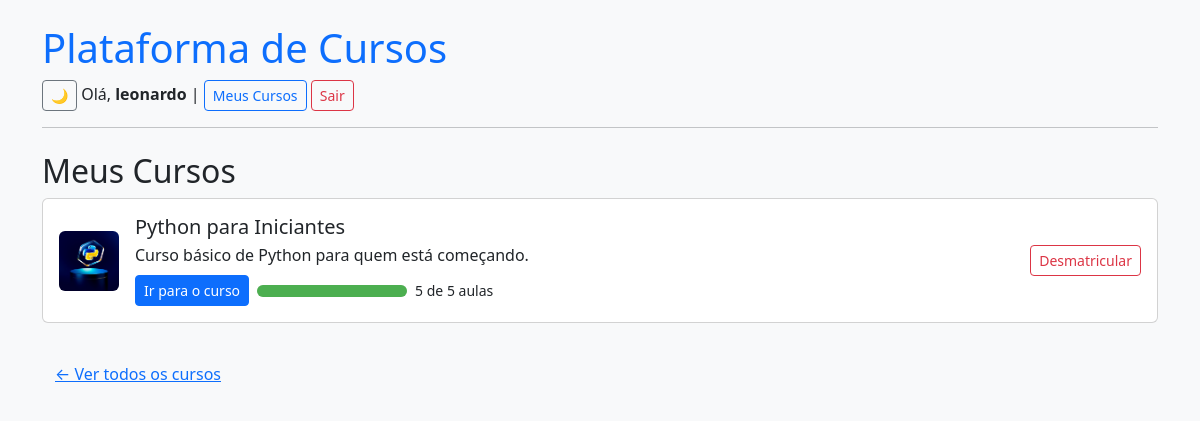
Page /usuarios/meus-cursos/ (signed in) on the earlier database version.
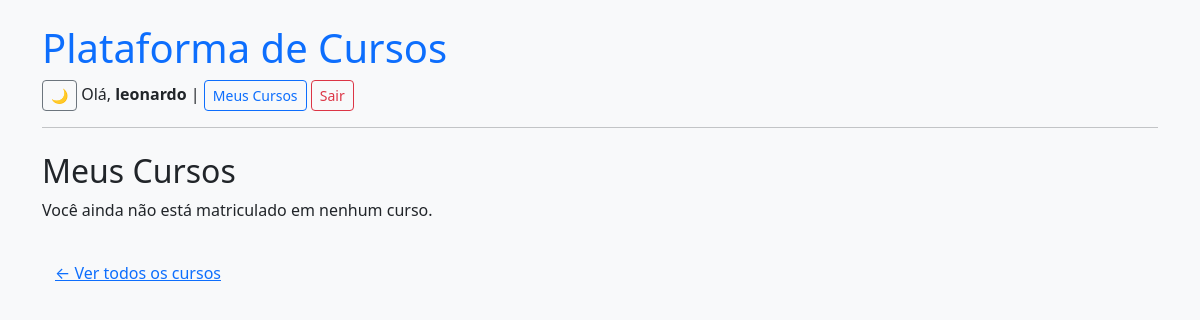
Same page on the later database version.
### cursos/models.py (models this page shows, shortened)
class Matricula(models.Model):
    usuario = models.ForeignKey(User, on_delete=models.CASCADE, related_name='matriculas')
    curso = models.ForeignKey(Curso, on_delete=models.CASCADE, related_name='matriculas')
    data = models.DateTimeField(auto_now_add=True)
    class Meta:
        unique_together = ('usuario', 'curso')

class Curso(models.Model):
    titulo = models.CharField(max_length=100)
    descricao = models.TextField()
    imagem = models.ImageField(upload_to='cursos/imagens/', blank=True, null=True)
    slug = models.SlugField(unique=True, blank=True)

### usuarios/views.py (the view)
# urls.py: path('meus-cursos/', views.meus_cursos, name='meus_cursos'),
@login_required
def meus_cursos(request):
    matriculas = Matricula.objects.filter(usuario=request.user)
    progresso = {}
    for m in matriculas:
        total = m.curso.aulas.count()
        assistidas = AulaAssistida.objects.filter(aula__curso=m.curso, usuario=request.user).count()
        progresso[m.curso.id] = {
            'total': total,
            'assistidas': assistidas,
            'percentual': int((assistidas / total) * 100) if total else 0
        }
    return render(request, 'usuarios/meus_cursos.html', {
        'matriculas': matriculas,
        'progresso': progresso
    })

### usuarios/templatetags/form_filters.py (called while the page is built)
@register.filter
def dictkey(dict_data, key):
    return dict_data.get(key)

### usuarios/templates/usuarios/meus_cursos.html (shortened to what this page needs)
{% extends 'base.html' %}
{% load form_filters %}
{% block content %}
<h2>Meus Cursos</h2>
{% for m in matriculas %}
  <div class="card mb-3 d-flex flex-row align-items-center justify-content-between p-3">
    <div class="d-flex align-items-center">
      <img src="{{ m.curso.imagem.url }}" class="rounded me-3" style="width: 60px; height: 60px; object-fit: cover;" alt="{{ m.curso.titulo }}">
      <div>
        <h5 class="mb-1">{{ m.curso.titulo }}</h5>
        <p class="mb-2">{{ m.curso.descricao }}</p>
        <div class="d-flex align-items-center">
          <a href="{% url 'detalhe_curso' m.curso.slug %}" class="btn btn-primary btn-sm me-2">Ir para o curso</a>
          {% with progresso|dictkey:m.curso.id as prog %}
              <div style="width: 150px; height: 12px; background: #e0e0e0; border-radius: 10px;" class="me-2">
                <div style="width: {{ prog.percentual }}%; background: #4CAF50; height: 100%; border-radius: 10px;"></div>
              </div>
              <small>{{ prog.assistidas }} de {{ prog.total }} aulas</small>
          {% endwith %}
        </div>
      </div>
    </div>
    <form method="post" action="{% url 'desmatricular_curso' m.curso.slug %}">
      <button class="btn btn-outline-danger btn-sm">Desmatricular</button>
    </form>
  </div>
{% empty %}
  <p>Você ainda não está matriculado em nenhum curso.</p>
{% endfor %}
<a href="/" class="btn btn-link mt-3">← Ver todos os cursos</a>
{% endblock %}

Differences in the rows shown:
removed Matricula: curso.imagem (picture), curso.titulo "Python para Iniciantes", curso.descricao "Curso básico de Python para quem está começando.", {{ prog.percentual }} 100 (drawn), curso.id.assistidas "5", curso.id.total "5"
Other differences:
text now shown: "Você ainda não está matriculado em nenhum curso."
